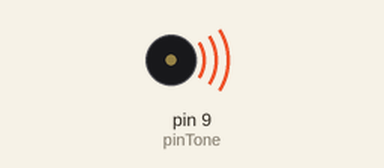
Bench run of a sketch on a simulated Arduino Uno, built with avr-gcc and run on an emulated ATmega328P. On the bench: buzzer (waves = sounding).

Above: at 0.1 s.
Timing chart, 0 to 40.0 s (numbered marks = the images above):
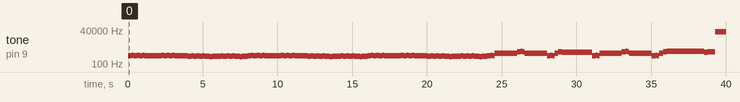

The sketch:

buzzer.ino
```cpp
#include "pins.h"
#include "variables.h"
#include "functions.h"

void setup() {
    pinMode(pinTone, OUTPUT);
}

void loop() {
  buzzer_code();
}
```

functions.h
```cpp
void buzzer_code(){
    curTime = millis();
    Serial.println(totalNotes);
    for (int i=0; i<5000; i++){
      noteIndex++;
      tonePrevTime = curTime;
      noTone(pinTone);
      tone(pinTone, aNotes[noteIndex].note, aNotes[noteIndex].tempo);
      noteDelay = aNotes[noteIndex].tempo;
      Serial.println(noteDelay);
      delay(noteDelay);
    }
}
```

variables.h
```cpp
//notes included in the knight rider melody
#define NOTE_B0  31
#define NOTE_C1  33
#define NOTE_CS1 35
#define NOTE_D1  37
#define NOTE_DS1 39
#define NOTE_E1  41
#define NOTE_F1  44
#define NOTE_FS1 46
#define NOTE_G1  49
#define NOTE_GS1 52
#define NOTE_A1  55
#define NOTE_AS1 58
#define NOTE_B1  62
#define NOTE_C2  65
#define NOTE_CS2 69
#define NOTE_D2  73
#define NOTE_DS2 78
#define NOTE_E2  82
#define NOTE_F2  87
#define NOTE_FS2 93
#define NOTE_G2  98
#define NOTE_GS2 104
#define NOTE_A2  110
#define NOTE_AS2 117
#define NOTE_B2  123
#define NOTE_C3  131
#define NOTE_CS3 139
#define NOTE_D3  147
#define NOTE_DS3 156
#define NOTE_E3  165
#define NOTE_F3  175
#define NOTE_FS3 185
#define NOTE_G3  196
#define NOTE_GS3 208
#define NOTE_A3  220
#define NOTE_AS3 233
#define NOTE_B3  247
#define NOTE_C4  262
#define NOTE_CS4 277
#define NOTE_D4  294
#define NOTE_DS4 311
#define NOTE_E4  330
#define NOTE_F4  349
#define NOTE_FS4 370
#define NOTE_G4  392
#define NOTE_GS4 415
#define NOTE_A4  440
#define NOTE_AS4 466
#define NOTE_B4  494
#define NOTE_C5  523
#define NOTE_CS5 554
#define NOTE_D5  587
#define NOTE_DS5 622
#define NOTE_E5  659
#define NOTE_F5  698
#define NOTE_FS5 740
#define NOTE_G5  784
#define NOTE_GS5 831
#define NOTE_A5  880
#define NOTE_AS5 932
#define NOTE_B5  988
#define NOTE_C6  1047
#define NOTE_CS6 1109
#define NOTE_D6  1175
#define NOTE_DS6 1245
#define NOTE_E6  1319
#define NOTE_F6  1397
#define NOTE_FS6 1480
#define NOTE_G6  1568
#define NOTE_GS6 1661
#define NOTE_A6  1760
#define NOTE_AS6 1865
#define NOTE_B6  1976
#define NOTE_C7  2093
#define NOTE_CS7 2217
#define NOTE_D7  2349
#define NOTE_DS7 2489
#define NOTE_E7  2637
#define NOTE_F7  2794
#define NOTE_FS7 2960
#define NOTE_G7  3136
#define NOTE_GS7 3322
#define NOTE_A7  3520
#define NOTE_AS7 3729
#define NOTE_B7  3951
#define NOTE_C8  4186
#define NOTE_CS8 4435
#define NOTE_D8  4699
#define NOTE_DS8 4978

unsigned long curTime = 0;
int _playNote = 0;
typedef struct {
  int note;
  int tempo;
} notesType;

const notesType aNotes[] = {
    // 1
    {NOTE_A4, 250}, {NOTE_AS4, 125}, {NOTE_A4, 125},
    {NOTE_A4, 125}, {NOTE_AS4, 125}, {NOTE_A4, 125}, {NOTE_A4, 125},
    {NOTE_AS4, 125}, {NOTE_A4, 125}, {NOTE_A4, 125}, {NOTE_A4, 125},
    {NOTE_GS4, 125}, {NOTE_A4, 125}, {NOTE_A4, 125}, {NOTE_A4, 125},
    {NOTE_A4, 250}, {NOTE_AS4, 125}, {NOTE_A4, 125},
    {NOTE_A4, 125}, {NOTE_AS4, 125}, {NOTE_A4, 125}, {NOTE_A4, 125},
    {NOTE_AS4, 125}, {NOTE_A4, 125}, {NOTE_A4, 125}, {NOTE_A4, 125},
    {NOTE_GS4, 125}, {NOTE_A4, 125}, {NOTE_A4, 125}, {NOTE_A4, 125},
    {NOTE_G4, 250}, {NOTE_GS4, 125}, {NOTE_G4, 125},
    {NOTE_G4, 125}, {NOTE_GS4, 125}, {NOTE_G4, 125}, {NOTE_G4, 125},
    {NOTE_GS4, 125}, {NOTE_G4, 125}, {NOTE_G4, 125}, {NOTE_G4, 125},
    {NOTE_FS4, 125}, {NOTE_G4, 125}, {NOTE_G4, 125}, {NOTE_G4, 125},
    {NOTE_G4, 250}, {NOTE_GS4, 125}, {NOTE_G4, 125},
    {NOTE_G4, 125}, {NOTE_GS4, 125}, {NOTE_G4, 125}, {NOTE_G4, 125},
    {NOTE_GS4, 125}, {NOTE_G4, 125}, {NOTE_G4, 125}, {NOTE_G4, 125},
    {NOTE_FS4, 125}, {NOTE_G4, 125}, {NOTE_G4, 125}, {NOTE_G4, 125},
    // 2
    {NOTE_A4, 250}, {NOTE_AS4, 125}, {NOTE_A4, 125},
    {NOTE_A4, 125}, {NOTE_AS4, 125}, {NOTE_A4, 125}, {NOTE_A4, 125},
    {NOTE_AS4, 125}, {NOTE_A4, 125}, {NOTE_A4, 125}, {NOTE_A4, 125},
    {NOTE_GS4, 125}, {NOTE_A4, 125}, {NOTE_A4, 125}, {NOTE_A4, 125},
    {NOTE_A4, 250}, {NOTE_AS4, 125}, {NOTE_A4, 125},
    {NOTE_A4, 125}, {NOTE_AS4, 125}, {NOTE_A4, 125}, {NOTE_A4, 125},
    {NOTE_AS4, 125}, {NOTE_A4, 125}, {NOTE_A4, 125}, {NOTE_A4, 125},
    {NOTE_GS4, 125}, {NOTE_A4, 125}, {NOTE_A4, 125}, {NOTE_A4, 125},
    {NOTE_G4, 250}, {NOTE_GS4, 125}, {NOTE_G4, 125},
    {NOTE_G4, 125}, {NOTE_GS4, 125}, {NOTE_G4, 125}, {NOTE_G4, 125},
    {NOTE_GS4, 125}, {NOTE_G4, 125}, {NOTE_G4, 125}, {NOTE_G4, 125},
    {NOTE_FS4, 125}, {NOTE_G4, 125}, {NOTE_G4, 125}, {NOTE_G4, 125},
    {NOTE_G4, 250}, {NOTE_GS4, 125}, {NOTE_G4, 125},
    {NOTE_G4, 125}, {NOTE_GS4, 125}, {NOTE_G4, 125}, {NOTE_G4, 125},
    {NOTE_GS4, 125}, {NOTE_G4, 125}, {NOTE_G4, 125}, {NOTE_G4, 125},
    {NOTE_FS4, 125}, {NOTE_G4, 125}, {NOTE_G4, 125}, {NOTE_G4, 125},
    // 3
    {NOTE_A4, 250}, {NOTE_AS4, 125}, {NOTE_A4, 125},
    {NOTE_A4, 125}, {NOTE_AS4, 125}, {NOTE_A4, 125}, {NOTE_A4, 125},
    {NOTE_AS4, 125}, {NOTE_A4, 125}, {NOTE_A4, 125}, {NOTE_A4, 125},
    {NOTE_GS4, 125}, {NOTE_A4, 125}, {NOTE_A4, 125}, {NOTE_A4, 125},
    {NOTE_A4, 250}, {NOTE_AS4, 125}, {NOTE_A4, 125},
    {NOTE_A4, 125}, {NOTE_AS4, 125}, {NOTE_A4, 125}, {NOTE_A4, 125},
    {NOTE_AS4, 125}, {NOTE_A4, 125}, {NOTE_A4, 125}, {NOTE_A4, 125},
    {NOTE_GS4, 125}, {NOTE_A4, 125}, {NOTE_A4, 125}, {NOTE_A4, 125},
    {NOTE_G4, 250}, {NOTE_GS4, 125}, {NOTE_G4, 125},
    {NOTE_G4, 125}, {NOTE_GS4, 125}, {NOTE_G4, 125}, {NOTE_G4, 125},
    {NOTE_GS4, 125}, {NOTE_G4, 125}, {NOTE_G4, 125}, {NOTE_G4, 125},
    {NOTE_FS4, 125}, {NOTE_G4, 125}, {NOTE_G4, 125}, {NOTE_G4, 125},
    {NOTE_G4, 250}, {NOTE_GS4, 125}, {NOTE_G4, 125},
    {NOTE_G4, 125}, {NOTE_GS4, 125}, {NOTE_G4, 125}, {NOTE_G4, 125},
    {NOTE_GS4, 125}, {NOTE_G4, 125}, {NOTE_G4, 125}, {NOTE_G4, 125},
    {NOTE_FS4, 125}, {NOTE_G4, 125}, {NOTE_G4, 125}, {NOTE_G4, 125},
    // solo
    {NOTE_A4, 250}, {NOTE_AS4, 125}, {NOTE_A4, 125}, {NOTE_E5, 1500},
    {NOTE_A5, 250}, {NOTE_AS5, 125}, {NOTE_A5, 125}, {NOTE_E5, 1500},
    {NOTE_A4, 250}, {NOTE_AS4, 125}, {NOTE_A4, 125}, {NOTE_E5, 250}, {NOTE_A5, 250}, {NOTE_G5, 2000},
    {NOTE_A4, 250}, {NOTE_AS4, 125}, {NOTE_A4, 125}, {NOTE_E5, 1500},
    {NOTE_A5, 250}, {NOTE_AS5, 125}, {NOTE_A5, 125}, {NOTE_E5, 1500},
    {NOTE_A4, 250}, {NOTE_AS4, 125}, {NOTE_A4, 125}, {NOTE_E5, 250}, {NOTE_A5, 250}, {NOTE_AS5, 2500}, {NOTE_G5, 250}, {NOTE_A5, 500}
};

int noteIndex = -1;
int totalNotes;

unsigned long tonePrevTime = 0;
int noteDelay = aNotes[(noteIndex + 1)].tempo;
```

pins.h
```cpp
const int pinTone = 9;
```

Measured:
- by itself, tone on pin 9 (pinTone): plays 440 Hz for 0.25 s, 466 Hz for 0.13 s, 440 Hz for 0.25 s, 466 Hz for 0.13 s, 440 Hz for 0.25 s, 466 Hz for 0.13 s … (133 notes in this stretch)
